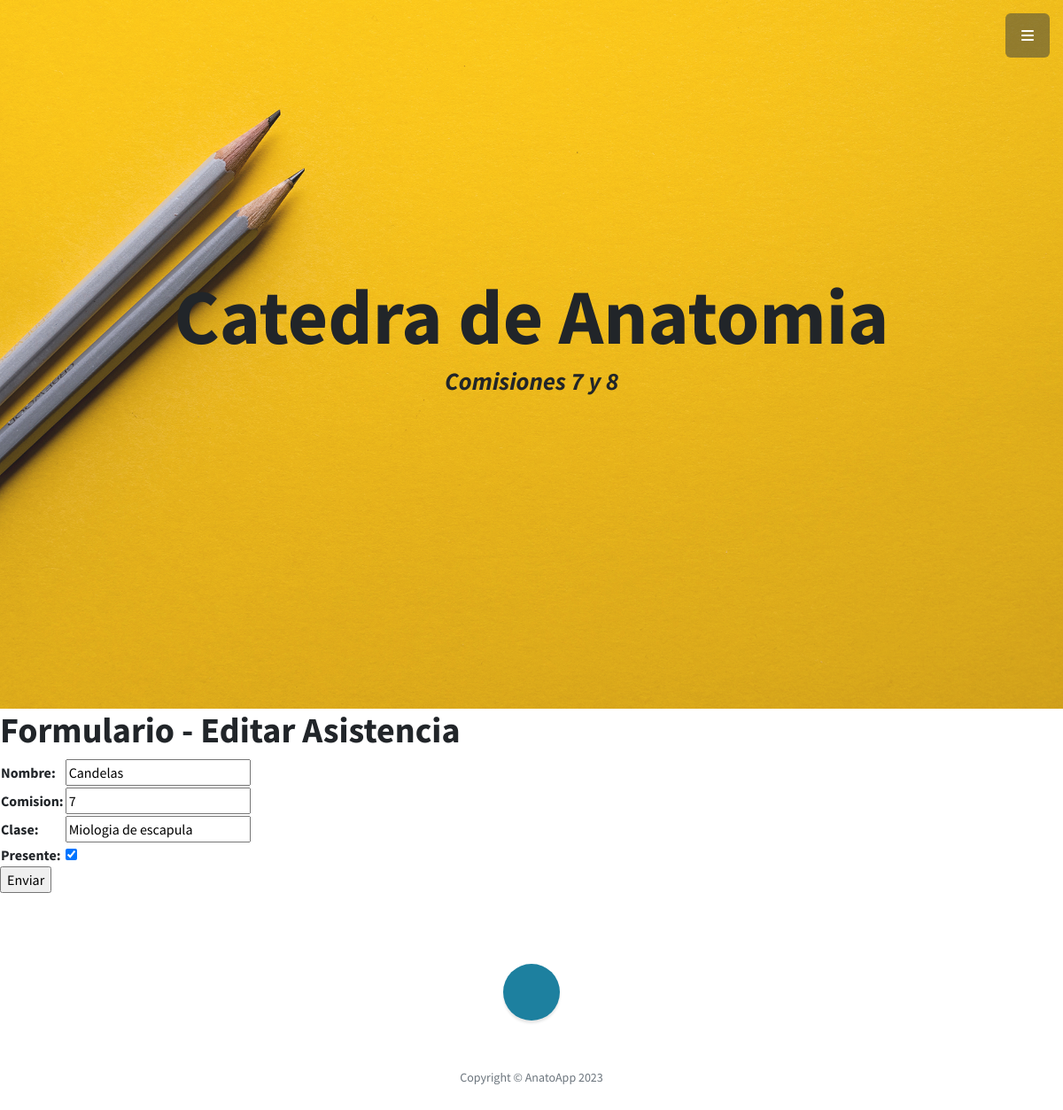
/AnatoApp/editarAsistencia/Candelas/, run on the app's committed database.
### AnatoApp/models.py (models this page shows, shortened)
class Asistencias(models.Model):
    nombre = models.CharField(max_length=40)
    comision = models.IntegerField()
    clase = models.CharField(max_length=40)
    presente = models.BooleanField()

### AnatoApp/views.py (the view)
# urls.py: path('editarAsistencia/<asistencia_nombre>/', views.editarAsistencia, name="EditarAsistencia"),
def editarAsistencia(request, asistencia_nombre):
    asistencia = Asistencias.objects.get(nombre=asistencia_nombre)
    if request.method == 'POST':
        miFormulario = AsistenciasFormulario(request.POST)
        print(miFormulario)
        if miFormulario.is_valid:
            informacion = miFormulario.cleaned_data
            asistencia.nombre = informacion['nombre']
            asistencia.comision = informacion['comision']
            asistencia.clase = informacion['clase']
            asistencia.presente = informacion['presente']
            asistencia.save()
            return redirect('http://127.0.0.1:8000/AnatoApp/leerAsistencias')
    else:
        miFormulario = AsistenciasFormulario(initial={'nombre': asistencia.nombre, 'comision': asistencia.comision,
                                                   'clase': asistencia.clase, 'presente': asistencia.presente})
    return render(request, "AnatoApp/editarAsistencia.html", {"miFormulario": miFormulario, "asistencia_nombre": asistencia_nombre})

### AnatoApp/forms.py
class AsistenciasFormulario(forms.Form):
    nombre = forms.CharField()
    comision = forms.IntegerField()
    clase = forms.CharField()
    presente = forms.BooleanField()

### AnatoApp/templates/AnatoApp/editarAsistencia.html (shortened to what this page needs)
{% extends "AnatoApp/pagina2.html" %}
{% load static %}
{% block Alumnos %}
<h1>Formulario - Editar Asistencia</h1>
    <form action="" method="POST">{% csrf_token %}
        <table>
            {{ miFormulario.as_table }}
        </table>
        <input type="submit", value="Enviar">
    </form>
{% endblock %}

### data on the page
Asistencias: nombre "Candelas", comision "7", clase "Miologia de escapula", presente "☑"
